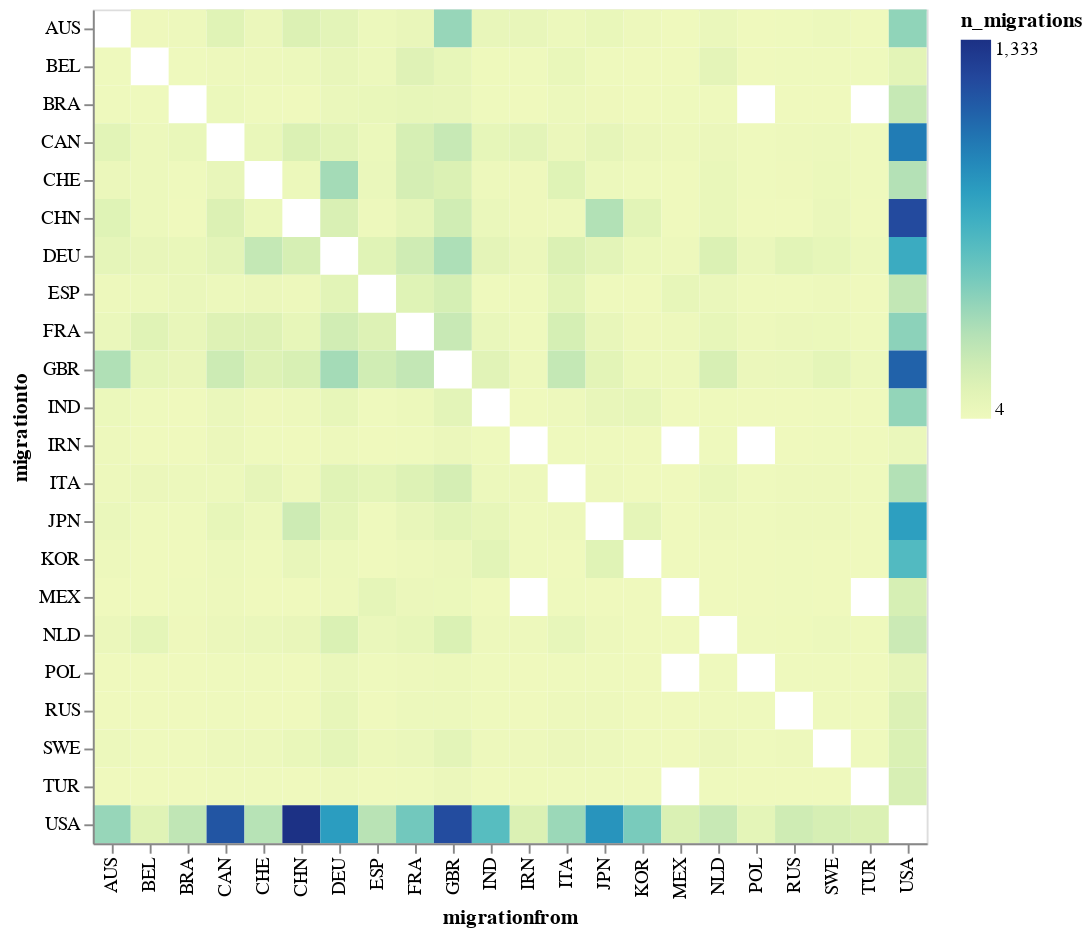

The notebook cell this image was saved under:
### Code cell
alt.Chart(dfplot).mark_rect().encode(
    x="migrationfrom:O",
    y="migrationto:O",
    color="n_migrations:Q",
    tooltip=["migrationfrom","migrationto","n_migrations"])

### Figure 1 — Vega-Lite specification as saved in the notebook (floating-point values rounded to 4 significant figures; data arrays with more than 128 entries replaced by an {"elided": "..."} marker saying what was removed)
{"config": {"view": {"continuousWidth": 400, "continuousHeight": 300}}, "data": {"name": "data-c5c6f7e7c3eb51ae1f4dd95526a43f5b"}, "mark": "rect", "encoding": {"color": {"field": "n_migrations", "type": "quantitative"}, "tooltip": [{"field": "migrationfrom", "type": "nominal"}, {"field": "migrationto", "type": "nominal"}, {"field": "n_migrations", "type": "quantitative"}], "x": {"field": "migrationfrom", "type": "ordinal"}, "y": {"field": "migrationto", "type": "ordinal"}}, "$schema": "https://vega.github.io/schema/vega-lite/v4.17.0.json", "datasets": {"data-c5c6f7e7c3eb51ae1f4dd95526a43f5b": {"elided": "454 records"}}}
